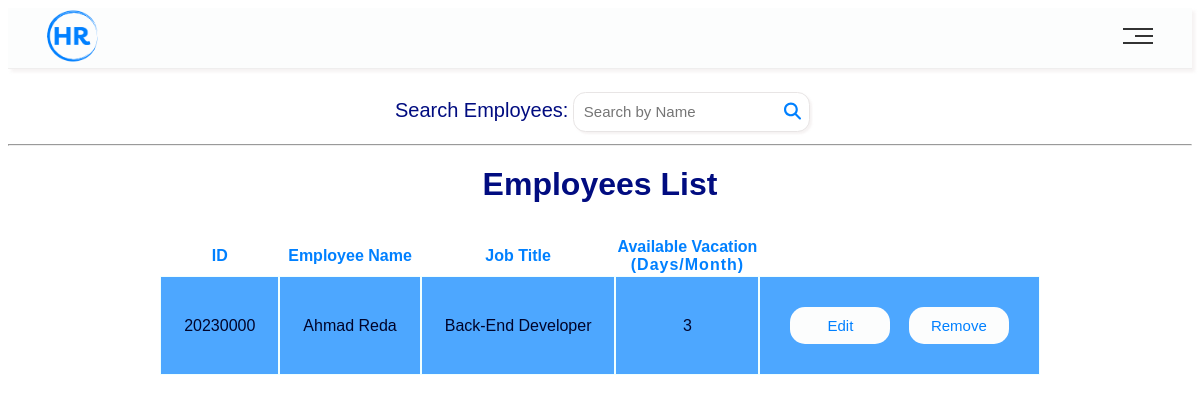
The page /ShowEmployees/ on the database as committed earlier.
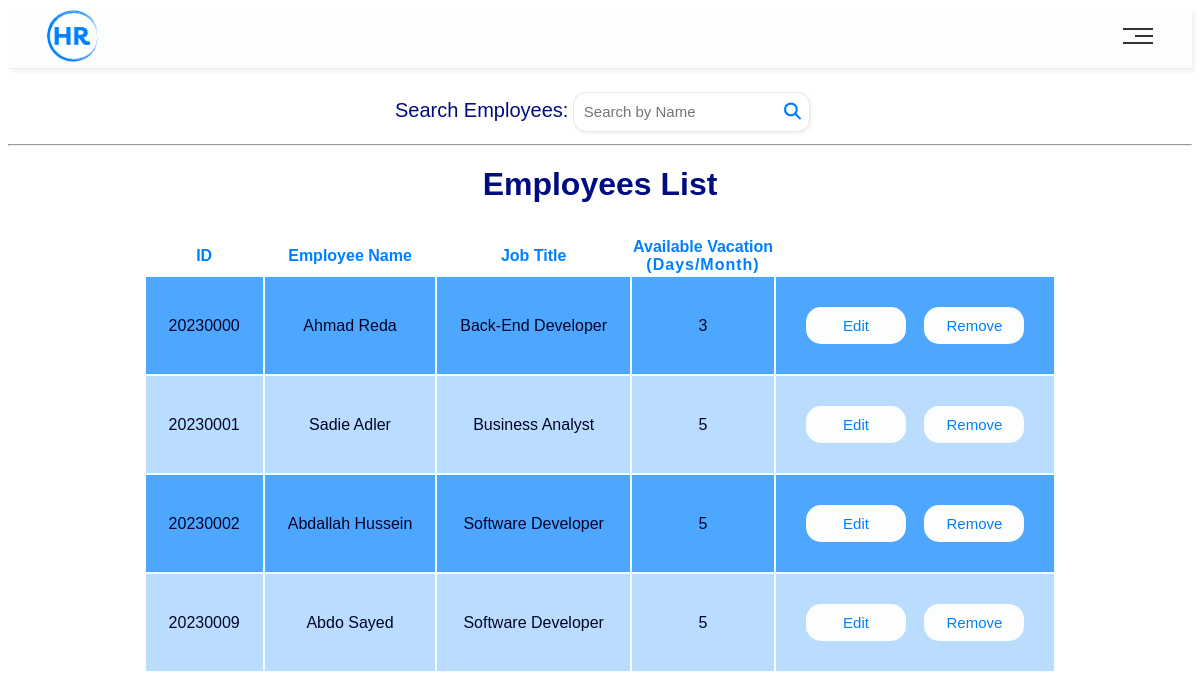
The same page on the database as committed later.
### main/models.py (models this page shows, shortened)
class Employee(models.Model):
    ID = models.BigAutoField(primary_key=True, verbose_name='ID')
    userName = models.CharField(max_length=100)
    Email = models.CharField(max_length=255)
    phoneNum = models.IntegerField()
    address = models.CharField(max_length=255)
    birthDate = models.DateField()
    gender = models.CharField(max_length=10)
    jobTitle = models.CharField(max_length=64)
    maritalStatus = models.CharField(max_length=64)
    salary = models.IntegerField()
    vacationDays = models.IntegerField()

### main/views.py (the view)
# urls.py: path('ShowEmployees/', views.ShowEmployees, name='ShowEmployees'),
def ShowEmployees(request):
    context = {
        "Employees": Employee.objects.all()
    }
    return render(request, 'HRWebsite/Show Employees.html', context)

### main/templates/HRWebsite/Show Employees.html (shortened to what this page needs)
<!DOCTYPE html>
<html lang="en">
{% load static %}
<head>
    <link rel="stylesheet" href="{% static 'css/public.css' %}" />
    <link rel="stylesheet" href="{% static 'css/Navbar.css' %}" />
    <link rel="stylesheet" href="{% static 'css/Table.css' %}" />
    <link rel="stylesheet" href="https://use.fontawesome.com/releases/v5.15.3/css/all.css">
  </head>
  <body>
  {% include 'Navbar/HRNavBar.html' %}
  <section class="Conatiner">
    <form method="post">
      <label class="search">Search Employees: </label>
      <input class="srchfield" type="search" name="Search" placeholder="Search by Name" />
      <hr>
    </form>
      <table class="table">
        <caption class="caption">
          Employees List
        </caption>
        <thead>
          <tr>
            <th>ID</th>
            <th>Employee Name</th>
            <th>Job Title</th>
            <th>Available Vacation<span class="span">(Days/Month)</span></th>
          </tr>
        </thead>
        <tbody>
          {% for emp in Employees%}
          <tr>
            <td id= "ID">{{ emp.ID }}</td>
            <td>{{ emp.userName }}</td>
            <td>{{ emp.jobTitle }}</td>
            <td>{{ emp.vacationDays }}</td>
            <td>
            <div><button class = "edit">Edit</button></div>
            <div><button class = "remove">Remove</button></div>
            </td>
          </tr>
          {% endfor %}
        </tbody>
      </table>
  </body>
</html>

### main/templates/Navbar/HRNavBar.html (shortened to what this page needs)
{% load static %}
<nav class="header">
	<div class="containerNav">
		<a href="{% url 'HrHome'%}" title="HR-System">
			<img
				class="logo"
				src="{% static 'images/hr-logo-zip-file (1)/png/logo-no-background.png' %}"
			/>
		</a>
		<div class="links">
			<span class="icons">
				<span></span>
				<span></span>
				<span></span>
			</span>
		</div>
	</div>
</nav>

### main/static/css/public.css (style rules this page uses)
body { font-family: Arial, Helvetica, sans-serif; }
* { box-sizing: border-box; caret-color: rgba(0, 128, 255, 0.851); }
:root { --main-color: rgb(0, 128, 255); --white-color: azure; --shadow-color: rgba(185, 167, 167, 0.134); --raduis-size: 20px; }
section { padding: 20px; box-shadow: 3px 3px 3px var(--shadow-color); border-radius: var(--raduis-size); text-align: center; }
label { font-weight: bold; font-size: larger; font-family: sans-serif; color: var(--main-color); }
input:not([type="submit"]) { padding: 10px; border: 1.7px solid rgb(232, 229, 229); border-radius: 12.5px; box-shadow: 2px 2px 2px var(--shadow-color); transition: 1s; font-size: 16px; outline: none; }

### main/static/css/Navbar.css (style rules this page uses)
:root { --main-color: rgb(0, 128, 255); --white-color: rgb(252, 253, 253); --shadow-color: rgba(185, 167, 167, 0.134); }
.containerNav { margin-left: auto; margin-right: auto; }
.header { padding: 0px; background-color: var(--white-color); border-bottom: 1.5px solid rgba(232, 229, 229, 0.602); box-shadow: 3px 3px 3px var(--shadow-color); }
.header .containerNav { display: flex; justify-content: space-around; align-items: center; gap: 80%; }
.header .containerNav a .logo { width: 51px; height: 56px; border-radius: 100%; }
.header .containerNav .links { position: relative; }
.header .links .icons { width: 30px; display: flex; flex-wrap: wrap; justify-content: end; }
.header .links .icons span { background-color: #333; margin-bottom: 5px; height: 2px; }
.header .links .icons span:first-child { width: 100%; }
.header .links .icons span:nth-child(2) { width: 60%; transition: 0.7s; }
.header .links .icons span:last-child { width: 100%; }

### main/static/css/Table.css (style rules this page uses)
* { font-family: Arial, Helvetica, sans-serif; }
section { border: none; box-shadow: none; padding: 0; }
.table { padding: 20px; margin: auto; margin-top: 20px; }
.table tbody tr td { margin-left: 10px; padding: 23px; text-align: center; outline: 1px solid azure; color: #00042a; }
.table tbody tr:nth-child(odd) { background-color: #1e90ffc9; }
.table tbody tr:nth-child(even) { background-color: #1e8fff4e; }
.table thead tr th { color: var(--main-color); }
.table tbody tr td button { padding: 10px 20px; font-size: 15px; font-weight: 500; background-color: var(--white-color); color: var(--main-color); outline: none; border: none; border-radius: 15px; cursor: pointer; box-sizing: border-box; width: 100px; text-overflow: ellipsis; }
.table tbody tr td div { display: inline-block; margin: 7px; }
.span { display: block; letter-spacing: 1px; }
.caption { margin-bottom: 12px; font-size: xx-large; font-weight: bold; color: #010c80; }
.search { color: #010c80; font-weight: normal; font-size: 20px; display: inline-block; margin-top: 30px; }
.srchfield { width: 20%; }
.srchfield::placeholder { font-size: 15px; }
hr { margin-top: 12px; }
svg { width: 21px; height: 34px; margin-left: -30px; position: relative; top: 11px; padding-right: 4px; }

Rows that differ between the two databases and show on the page:
added Employee: ID "20230001", userName "Sadie Adler", jobTitle "Business Analyst", vacationDays "5"
added Employee: ID "20230002", userName "Abdallah Hussein", jobTitle "Software Developer", vacationDays "5"
added Employee: ID "20230009", userName "Abdo Sayed", jobTitle "Software Developer", vacationDays "5"
